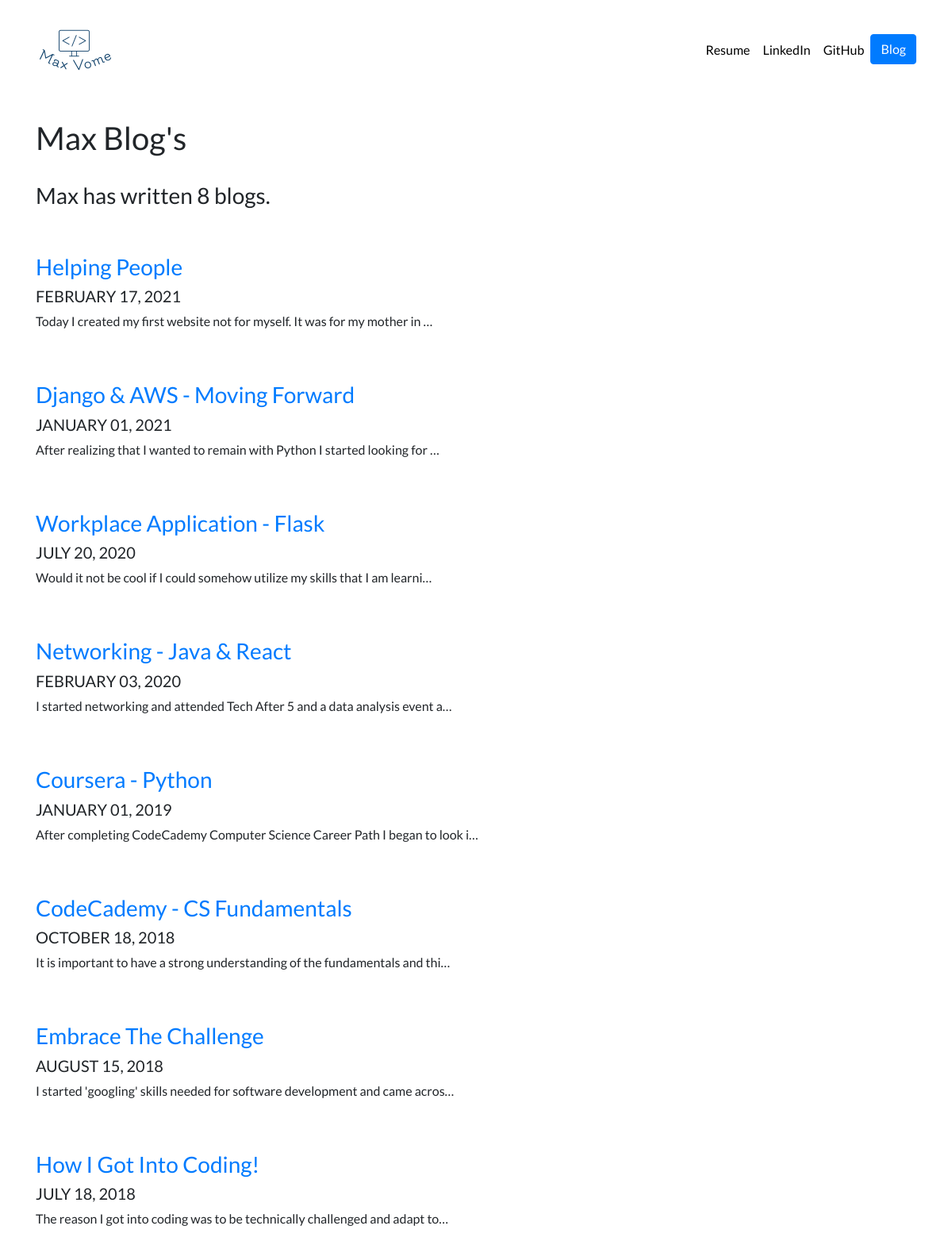
Screenshot of /blog/ with the database file from the repository.
### blog/models.py (models this page shows, shortened)
class Blog(models.Model):
    title = models.CharField(max_length=100)
    date = models.DateField(max_length=250)
    description = models.TextField()

### blog/views.py (the view)
# urls.py: path('', views.all_blogs, name='all_blogs'),
def all_blogs(request):
    blogs = Blog.objects.order_by('-date')
    return render(request, 'blog/all_blogs.html', {'blogs': blogs})

### blog/templates/blog/all_blogs.html
{% extends 'portfolio/base.html' %}
{% block content %}
<br>
<h1>Max Blog's</h1>
<br>
<h3>Max has written {{blogs.count}} blog{{blogs.count|pluralize}}. </h3>
{% for blog in blogs %}
<br>
<br>
<a href="{% url 'blog:detail' blog.id %}"><h3>{{ blog.title }} </h3></a>
<h5>{{ blog.date|date:'F d, Y'|upper }} </h5>
<p>{{ blog.description|striptags|truncatechars:75 }} </p>
{% endfor %}
{% endblock %}

### portfolio/static/portfolio/custom.css (style rules this page uses)
body { font-family: 'Lato', sans-serif; }

### rows the page displays
Blog: title "Helping People", date "FEBRUARY 17, 2021", description "Today I created my first website not for myself. It was for my mother in …"
Blog: title "Django & AWS - Moving Forward", date "JANUARY 01, 2021", description "After realizing that I wanted to remain with Python I started looking for …"
Blog: title "Workplace Application - Flask", date "JULY 20, 2020", description "Would it not be cool if I could somehow utilize my skills that I am learni…"
Blog: title "Networking - Java & React", date "FEBRUARY 03, 2020", description "I started networking and attended Tech After 5 and a data analysis event a…"
Blog: title "Coursera - Python", date "JANUARY 01, 2019", description "After completing CodeCademy Computer Science Career Path I began to look i…"
Blog: title "CodeCademy - CS Fundamentals", date "OCTOBER 18, 2018", description "It is important to have a strong understanding of the fundamentals and thi…"
Blog: title "Embrace The Challenge", date "AUGUST 15, 2018", description "I started 'googling' skills needed for software development and came acros…"
Blog: title "How I Got Into Coding!", date "JULY 18, 2018", description "The reason I got into coding was to be technically challenged and adapt to…"

### other values shown
{{ blogs.count }} "8"
